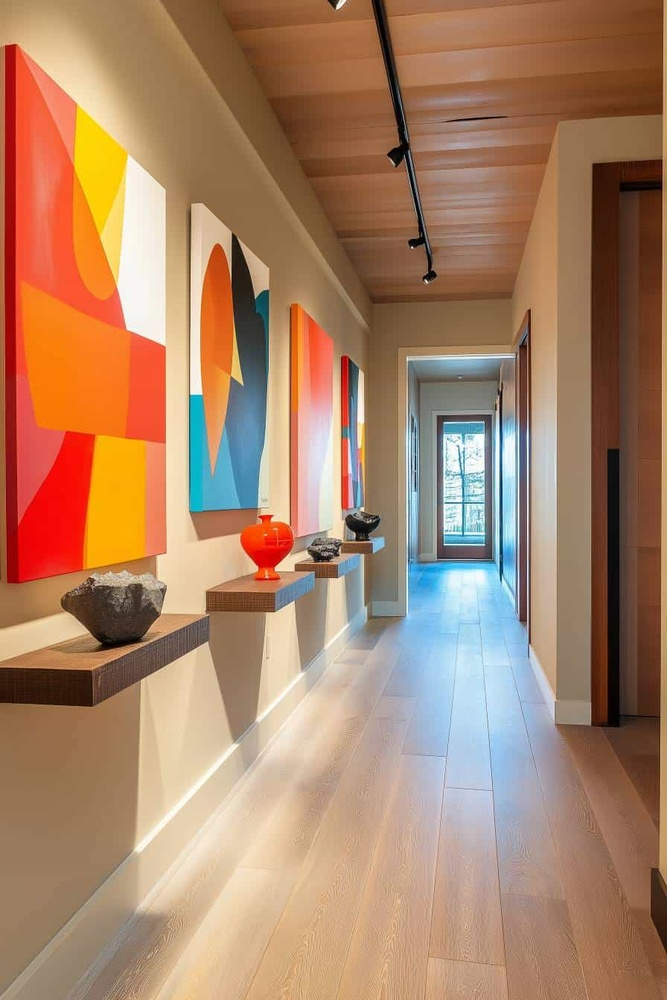
#> input picture data/test_image.jpg, 667 x 1000 px, shrunk from 896 x 1344 before the run
$ python detect_red.py
#> lines starting #> are read from the running program, lines starting #| are printed output that depends on the picture; after the words box and inside, x2 and y2 are one past the last pixel; in counts of white or black regions, pixels touching at a corner belong together

from pathlib import Path
import cv2
import numpy as np
# 이미지로드
BASE_DIR = Path(__file__).resolve().parent.parent
IMG_PATH = BASE_DIR / "data" / "test_image.jpg"

image = cv2.imread(str(IMG_PATH))
#> image is the input picture: shape (1000, 667, 3); mean B, G, R 103, 130.7, 169.2
#image = cv2.imread("./test_image.jpg")  # 분석할 이미지 파일
# BGR에서HSV 색상공간으로변환
hsv = cv2.cvtColor(image, cv2.COLOR_BGR2HSV)
#> hsv: shape (1000, 667, 3); mean H, S, V 25.4, 115.3, 174.9
# 빨간색범위지정(두개의범위를설정해야함)
lower_red1 = np.array([0, 120, 70])
upper_red1 = np.array([10, 255, 255])
lower_red2 = np.array([170, 120, 70])
upper_red2 = np.array([180, 255, 255])
# 마스크생성
mask1 = cv2.inRange(hsv, lower_red1, upper_red1)
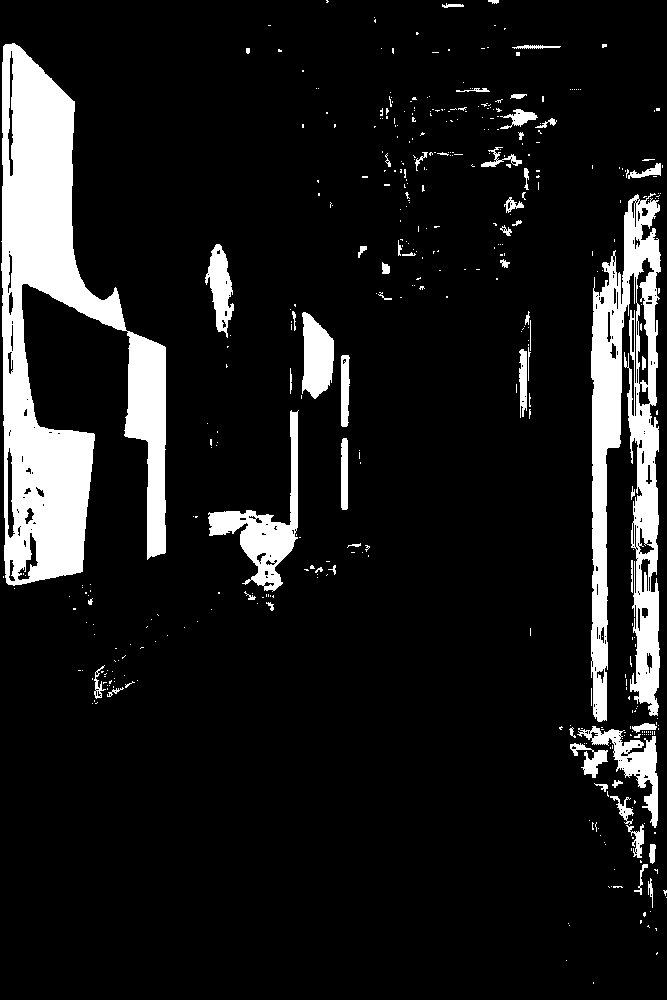
#> mask1: shape (1000, 667); 11.2% white; 432 white regions (373 under 20 px), largest, box (x1, y1, x2, y2) and area: (1, 43, 166, 586) 38173, (591, 193, 661, 722) 19472, (208, 410, 299, 592) 4195
mask2 = cv2.inRange(hsv, lower_red2, upper_red2)
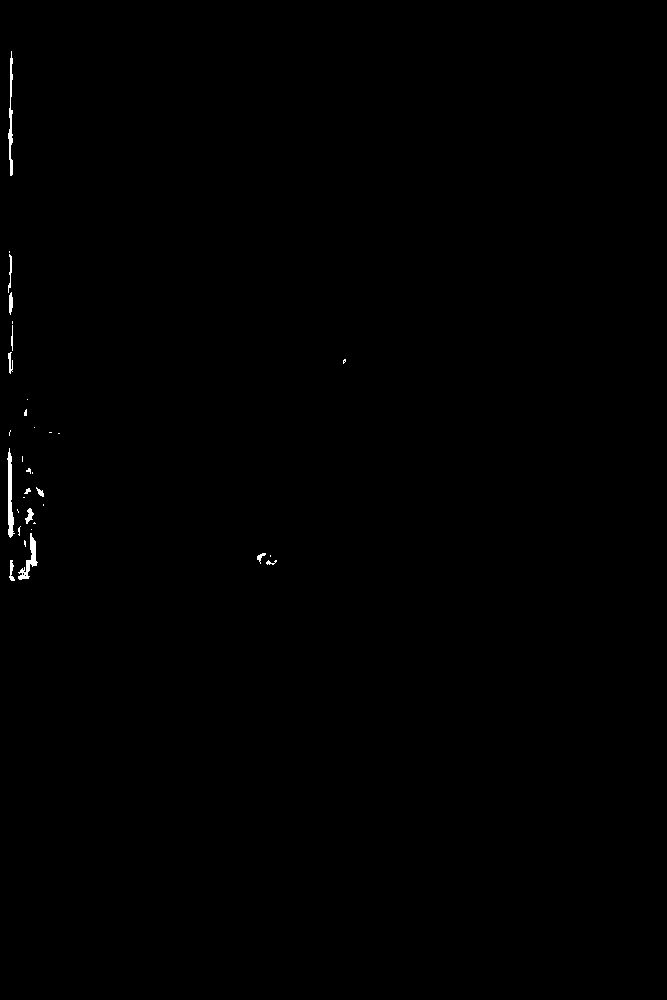
#> mask2: shape (1000, 667); 0.24% white; 33 white regions (20 under 20 px), largest, box (x1, y1, x2, y2) and area: (7, 448, 15, 538) 367, (8, 51, 13, 176) 301, (18, 533, 38, 580) 293
mask = mask1 + mask2  # 두개의마스크를합침
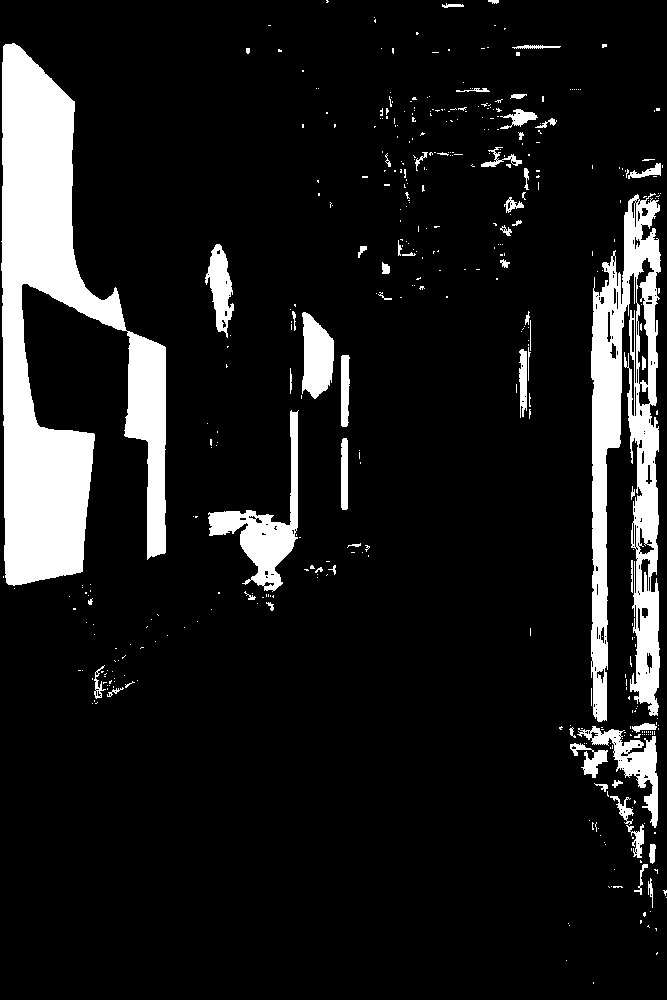
#> mask: shape (1000, 667); 11.4% white; 430 white regions (371 under 20 px), largest, box (x1, y1, x2, y2) and area: (1, 43, 166, 586) 39672, (591, 193, 661, 722) 19472, (208, 410, 299, 592) 4265
# 원본이미지에서빨간색부분만추출
result = cv2.bitwise_and(image, image, mask=mask)
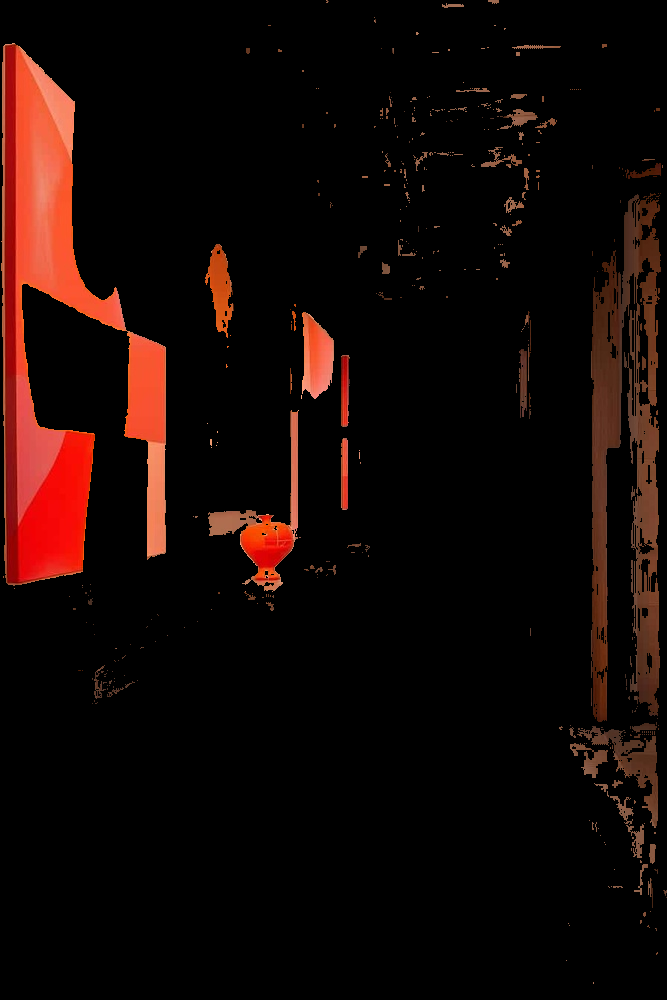
#> result: shape (1000, 667, 3); mean B, G, R 5, 7.6, 20.6
# 결과이미지출력
cv2.imshow('Original', image)
cv2.imshow('Red Filtered', result)
cv2.waitKey(0)
cv2.destroyAllWindows()

$ run again, with data/apple.jpg copied over data/test_image.jpg
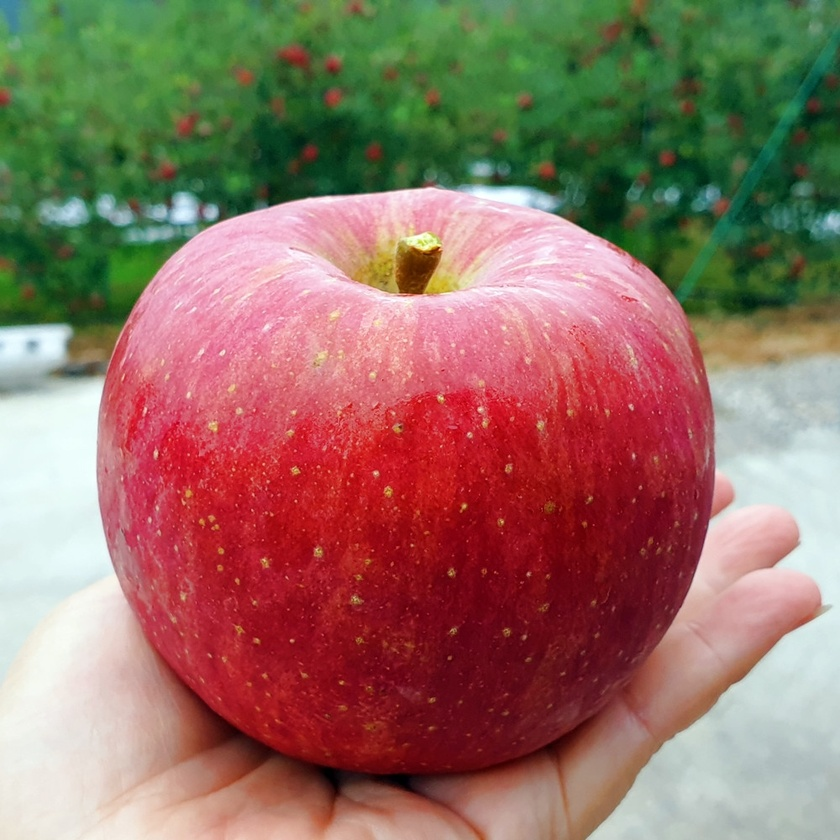
#> input picture data/apple.jpg, 840 x 840 px, shrunk from 1000 x 1000 before the run
#> image is the input picture: shape (840, 840, 3); mean B, G, R 99, 112.1, 146.4
#> hsv: shape (840, 840, 3); mean H, S, V 95.8, 130.4, 163.5
#> `mask1 = cv2.inRange(hsv, lower_red1, upper_red1)`:
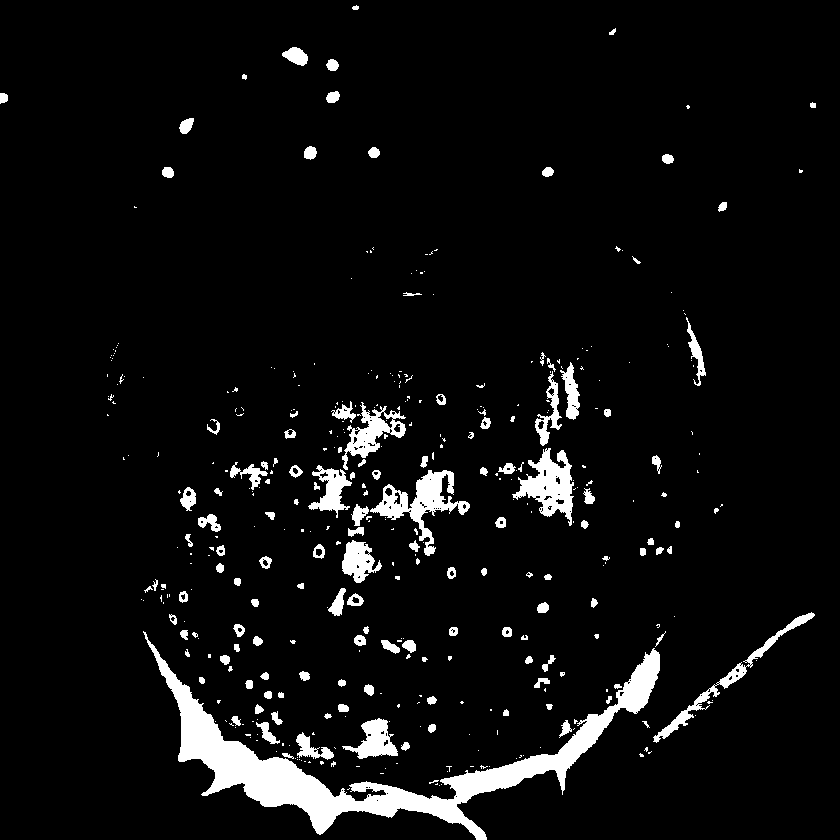
#> mask1: shape (840, 840); 5.6% white; 402 white regions (263 under 20 px), largest, box (x1, y1, x2, y2) and area: (143, 631, 660, 840) 16709, (370, 470, 470, 556) 2483, (512, 448, 574, 526) 2236
#> mask2: shape (840, 840); 27.2% white; 154 white regions (136 under 20 px), largest, box (x1, y1, x2, y2) and area: (105, 313, 714, 774) 190208, (107, 487, 120, 530) 286, (691, 357, 698, 374) 75
#> mask: shape (840, 840); 32.8% white; 140 white regions (109 under 20 px), largest, box (x1, y1, x2, y2) and area: (105, 313, 714, 840) 226998, (653, 612, 815, 743) 1481, (282, 47, 308, 66) 315
#> `result = cv2.bitwise_and(image, image, mask=mask)`:
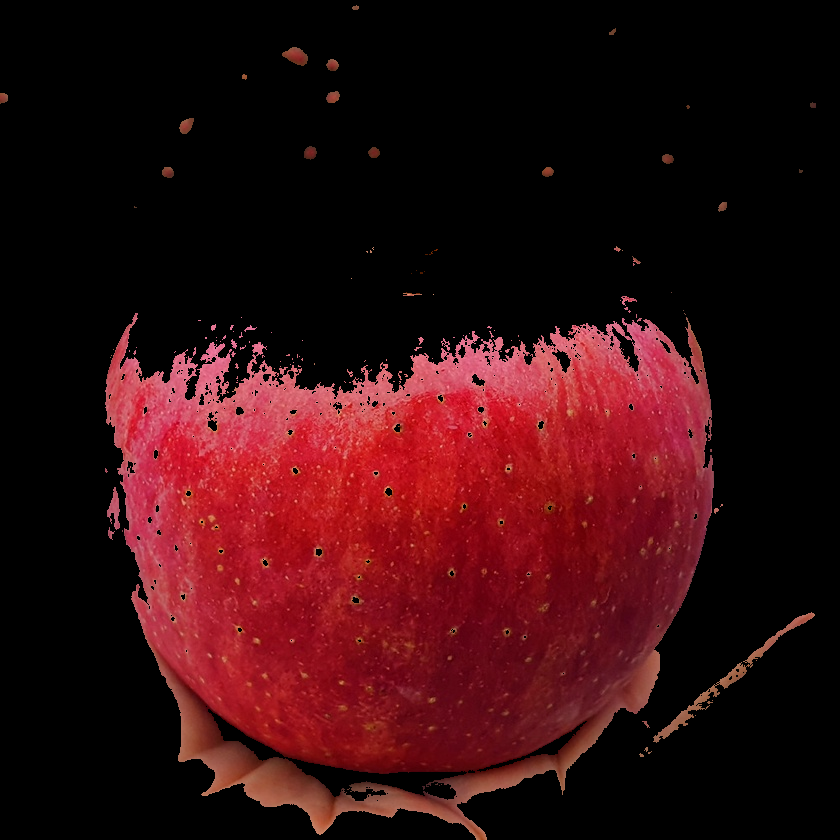
#> result: shape (840, 840, 3); mean B, G, R 15.1, 12.2, 51.8

$ run again, with data/midas_depth_color(1).png saved as data/test_image.jpg
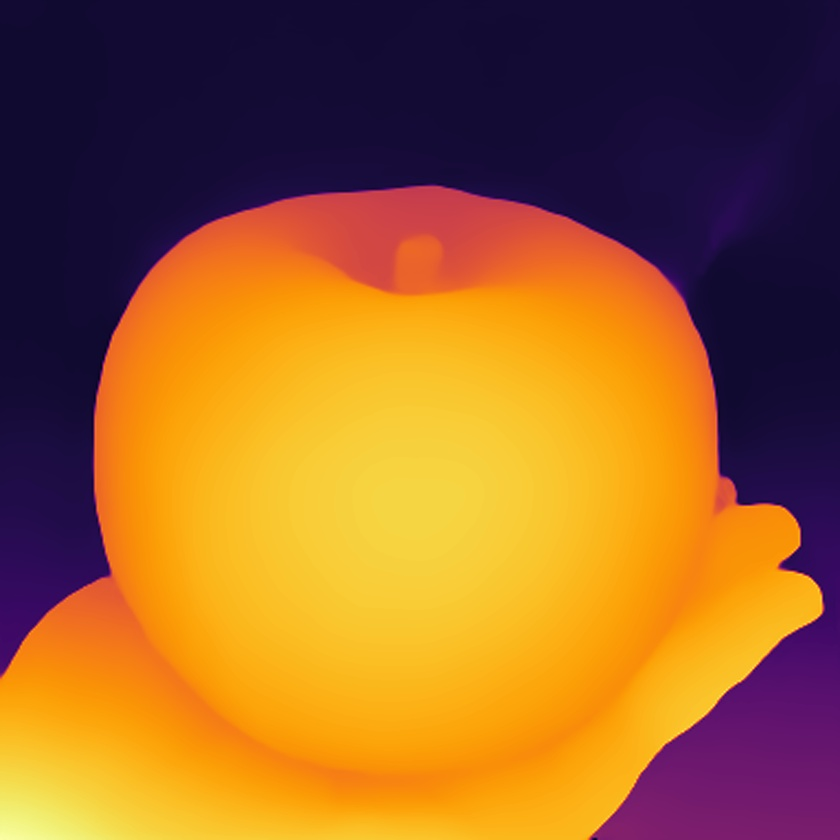
#> input picture data/midas_depth_color(1).png, 840 x 840 px, shrunk from 1000 x 1000 before the run
#> image is the input picture: shape (840, 840, 3); mean B, G, R 43.8, 98.9, 154.8
#> hsv: shape (840, 840, 3); mean H, S, V 67.5, 215.7, 168.2
#> `mask1 = cv2.inRange(hsv, lower_red1, upper_red1)`:
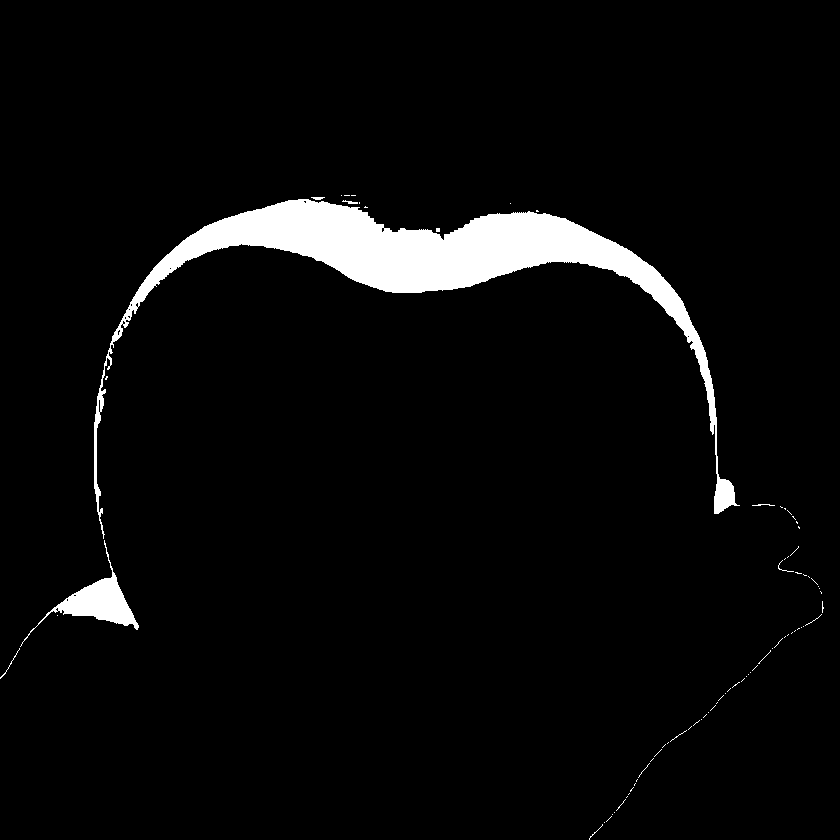
#> mask1: shape (840, 840); 4.3% white; 78 white regions (71 under 20 px), largest, box (x1, y1, x2, y2) and area: (94, 199, 740, 539) 27710, (20, 540, 139, 647) 2361, (0, 648, 20, 679) 38
#> mask2: shape (840, 840); 0.93% white; 174 white regions (164 under 20 px), largest, box (x1, y1, x2, y2) and area: (289, 187, 577, 240) 5547, (627, 248, 688, 312) 100, (146, 226, 204, 277) 67
#> mask: shape (840, 840); 5.3% white; 5 white regions (2 under 20 px), largest, box (x1, y1, x2, y2) and area: (0, 187, 801, 679) 36642, (589, 595, 824, 840) 408, (778, 546, 822, 594) 103
#> `result = cv2.bitwise_and(image, image, mask=mask)`:
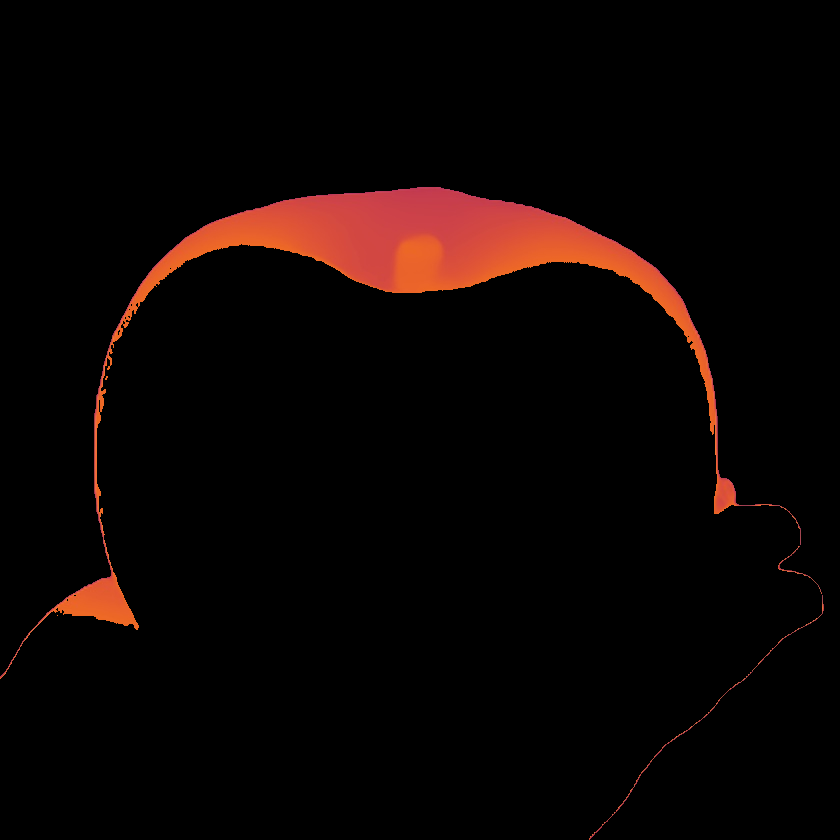
#> result: shape (840, 840, 3); mean B, G, R 3, 4.4, 11.6

$ run again, with data/test_depth_map(1).png saved as data/test_image.jpg
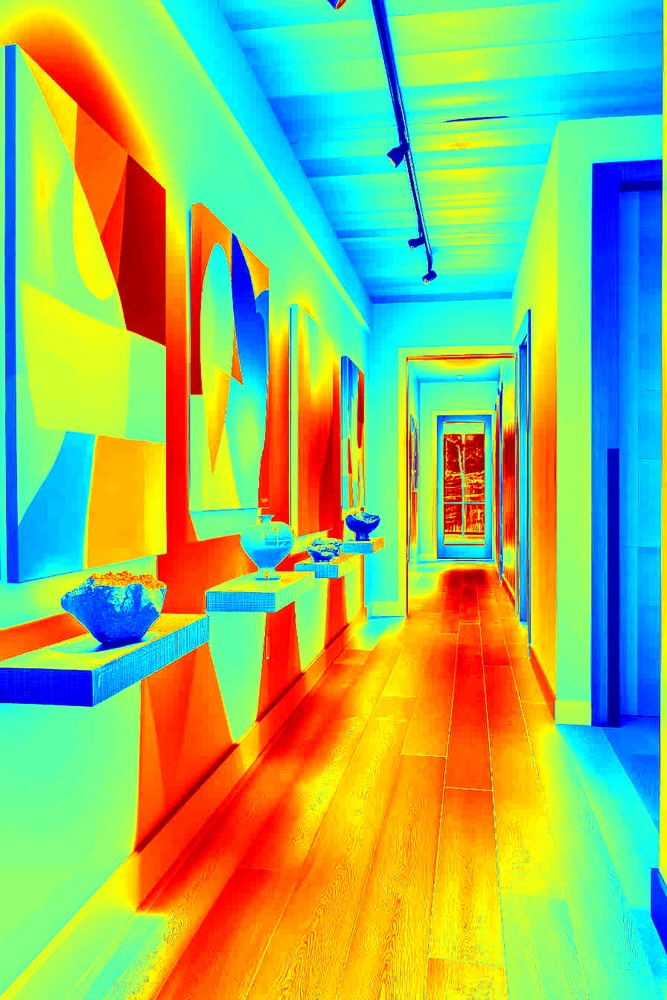
#> input picture data/test_depth_map(1).png, 667 x 1000 px, shrunk from 896 x 1344 before the run
#> image is the input picture: shape (1000, 667, 3); mean B, G, R 107.5, 186.5, 145.6
#> hsv: shape (1000, 667, 3); mean H, S, V 52.6, 213.6, 247.9
#> `mask1 = cv2.inRange(hsv, lower_red1, upper_red1)`:
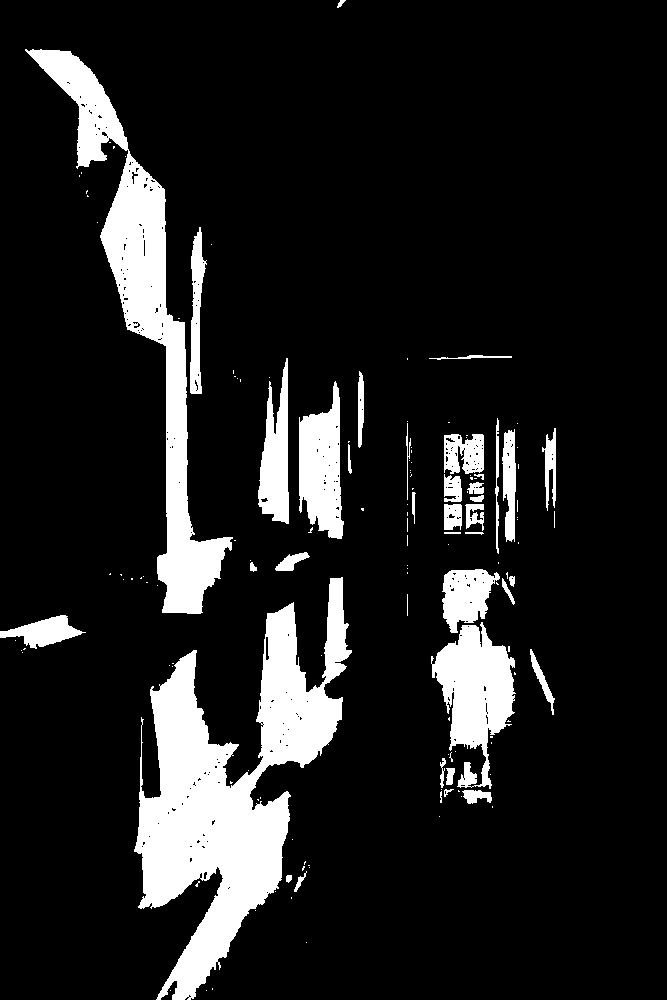
#> mask1: shape (1000, 667); 12.8% white; 143 white regions (104 under 20 px), largest, box (x1, y1, x2, y2) and area: (134, 577, 352, 1000) 35684, (25, 49, 233, 614) 21409, (431, 622, 516, 789) 7479
#> mask2: shape (1000, 667); 0.11% white in thin lines or dots, all inside (x1, y1, x2, y2) = (67, 82, 518, 889)
#> mask: shape (1000, 667); 12.9% white; 140 white regions (101 under 20 px), largest, box (x1, y1, x2, y2) and area: (134, 577, 352, 1000) 35794, (25, 49, 233, 614) 21633, (431, 622, 516, 789) 7479
#> `result = cv2.bitwise_and(image, image, mask=mask)`:
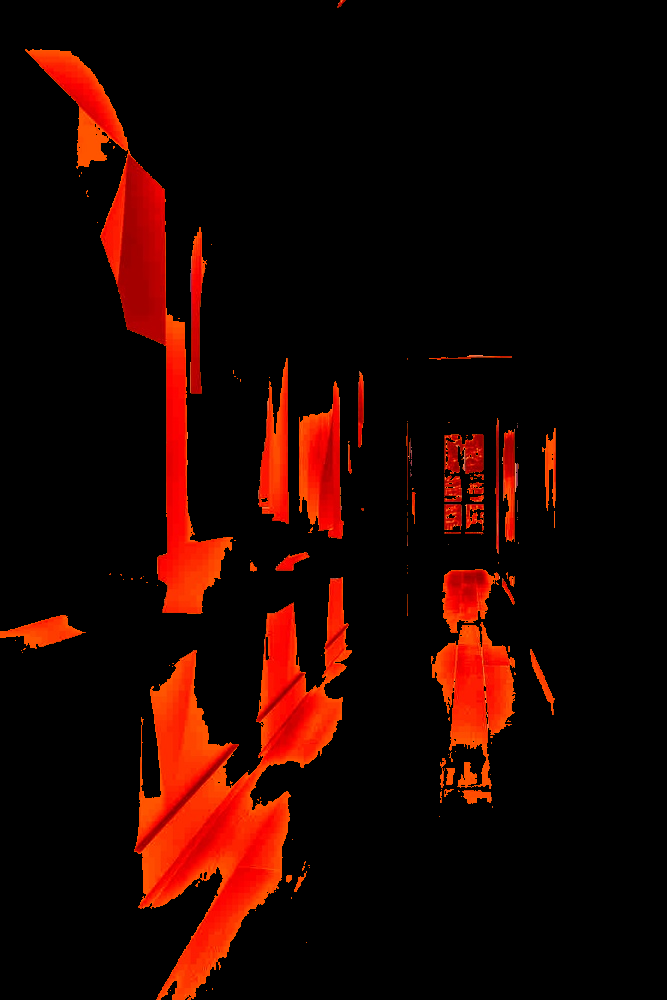
#> result: shape (1000, 667, 3); mean B, G, R 0.3, 4.7, 30.7
